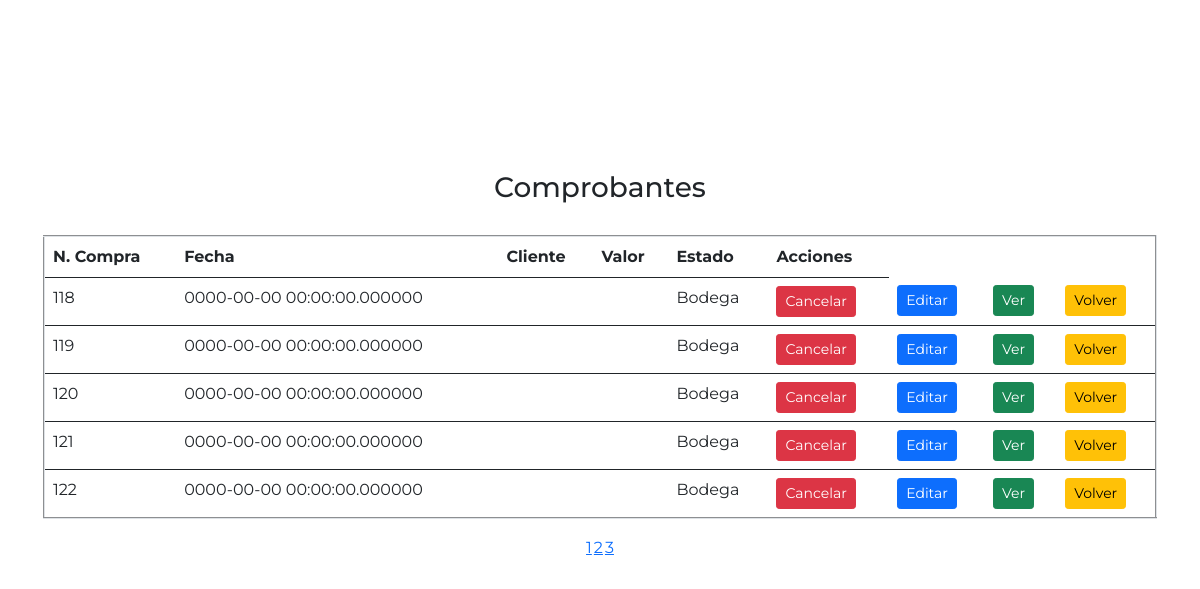
/CRUDS/crud_comprobantes.php, run on the app's committed database.
### tables this page shows
CREATE TABLE `comprobante` (
  `cod_comprobante` int(10) NOT NULL,
  `cod_producto` int(10) NOT NULL,
  `id_user` int(10) NOT NULL,
  `nombre` varchar(40) NOT NULL,
  `apellido` varchar(40) NOT NULL,
  `telefono` int(20) NOT NULL,
  `email` varchar(100) NOT NULL,
  `direccion` varchar(150) NOT NULL,
  `departamento` varchar(50) NOT NULL,
  `ciudad` varchar(40) NOT NULL,
  `codigo_postal` int(10) NOT NULL,
  `info_adicional` text NOT NULL,
  `nombre_producto` varchar(40) NOT NULL,
  `cantidad_compra` int(10) NOT NULL,
  `total` int(10) NOT NULL,
  `estado` int(10) NOT NULL,
  `fecha` varchar(200) NOT NULL,
  `img_producto` varchar(100) NOT NULL
);

### CRUDS/crud_comprobantes.php (the view, shortened to what this page needs)
<!DOCTYPE html>
<html lang="en">
<head>
    <link href="https://cdn.jsdelivr.net/npm/bootstrap@5.0.2/dist/css/bootstrap.min.css" rel="stylesheet">
</head>
<body>
<?php
	include("../conexion.php");
	$registros=5;
	if(isset($_GET["pagina"])){
		if($_GET["pagina"]==1){
			header("Location:crud_comprobantes.php");
		}else{
			$pagina=$_GET["pagina"];
		}
	}else{
		$pagina=1;
	}
	$empieza=($pagina-1)*$registros;
	$sql_total="SELECT * FROM comprobante";
	$resultado=$conexiondb->prepare($sql_total);
	$resultado->execute(array());
	$numfilas=$resultado->rowCount();
	$totalpagina=ceil($numfilas/$registros);
	$registros=$conexiondb->query("SELECT * from comprobante LIMIT $empieza, $registros")->fetchALL(PDO::FETCH_OBJ);
	?>
<div class="container">
    <h3 class="Title_Con">Comprobantes</h3>
    <div class="row">
				<form action="" method="POST" autocomplete="off">
					<table class="table table-hover" border="2px">
						<thead>
							<tr>
								<th>N. Compra</th>
								<th>Fecha</th>
								<th>Cliente</th>
								<th>Valor</th>
								<th>Estado</th>
								<th>Acciones</th>
							</tr>
						</thead>
							<?php
							foreach ($registros as $persona) :
							?>
						<tbody>
							<tr>
								<td><?php echo $persona->cod_comprobante?></td>
								<td><?php echo $persona->fecha?></td>
								<td><?php echo $persona->id_cliente?></td>
								<td><?php echo $persona->valor_total?></td>
								<?php
								if($persona->estado==1){
								$Bodega="Bodega"
								?>
								<td><?php echo $Bodega;?></td>
								<?php
								}else if($persona->estado==2){
								$Despachado="Cliente"
								?>
								<td><?php echo $Despachado;?></td>
								<?php
								}
								?>
								<td><a href="#?=<?php echo $persona->id_usuario?> & nomb=<?php echo $persona->nombre?>"><input class="btn btn-danger btn-sm" type="button" name="elimina" id="elimina" value="Cancelar"></a></td>
								<td><a href="#?id=<?php echo $persona->id_usuario?> & nomb=<?php echo $persona->nombre?> & rol=<?php echo $aux?>"><input class="btn btn-primary btn-sm" type="button" name="Editar" value="Editar"></a></td>
                                <td><a href="#?id=<?php echo $persona->id_usuario?> & nomb=<?php echo $persona->nombre?> & rol=<?php echo $aux?>"><input class="btn btn-success btn-sm" type="button" name="Ver" value="Ver"></a></td>
                                <td><a href="../usuarios/admin.php"><input class="btn btn-warning btn-sm" type="button" name="admin" value="Volver" onmouseup="window.close()"></a></td>
                            </tr>
								<?php
								endforeach;
								?>
						</tbody>
					</table>
				</form>
</div>
<table border="0" align="center">
	<tr><?php for($i=1; $i<=$totalpagina; $i++){?>
		<td><?php echo " <a href='?pagina=" . $i . "'>" . $i . "  </a>  ";?></td>
		<?php
		}
		?>
	</tr>
</table>
</body>
</html>

### CRUDS/crud_comprobantes.php (style rules this page uses)
body { background-image:url('../pictures/Login/AdobeStock_527445015.jpeg'); background-size: cover; font-family: 'Montserrat'; }
.container { margin-top: 150px; background-color:#fff; border:1px solid #fff; border-radius:3px; }
.Title_Con { text-align: center; margin:20px 0px 30px 0px; }

### data on the page
comprobante: cod_comprobante "118", fecha "0000-00-00 00:00:00.000000", estado "Bodega"
comprobante: cod_comprobante "119", fecha "0000-00-00 00:00:00.000000", estado "Bodega"
comprobante: cod_comprobante "120", fecha "0000-00-00 00:00:00.000000", estado "Bodega"
comprobante: cod_comprobante "121", fecha "0000-00-00 00:00:00.000000", estado "Bodega"
comprobante: cod_comprobante "122", fecha "0000-00-00 00:00:00.000000", estado "Bodega"
